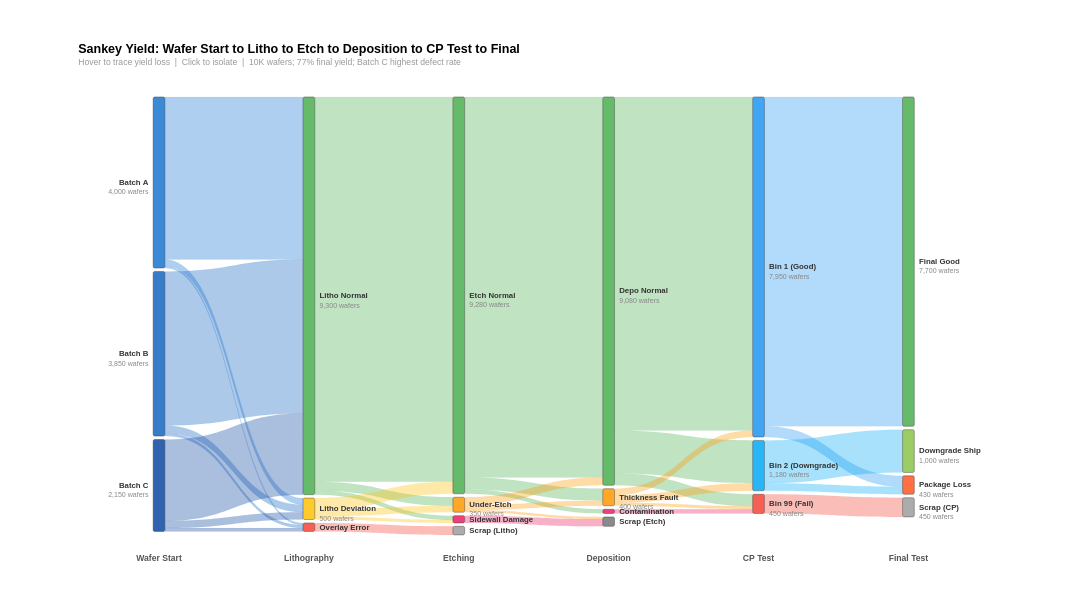

Describe this chart as a Vega-Lite specification.
### Vega specification from a JSON file in a GitHub repository (floating-point values rounded to 4 significant figures)
{"$schema": "https://vega.github.io/schema/vega/v5.json", "description": "Semiconductor Yield Analysis Sankey — Wafer to Die Flow (Data-Driven Architecture)", "width": 1150, "height": 560, "padding": {"left": 100, "right": 140, "top": 55, "bottom": 50}, "background": "white", "_metadata": {"chart_type": "sankey_multi_stage", "title": "Sankey Semiconductor Yield Analysis", "topic": "semiconductor_yield", "architecture": "data-driven layout via Vega transform pipeline", "value_unit": "Wafer count", "notes": "10,000 wafers → 77% final yield; Batch C has highest overlay error rate (3.7%); CP Bin99 captures 4.5% defects"}, "signals": [{"name": "nodeWidth", "value": 15}, {"name": "nodeGap", "value": 80}, {"name": "threshold", "value": 0, "bind": {"input": "range", "min": 0, "max": 500, "step": 50, "name": "Min Flow (wafers): "}}, {"name": "nodeHover", "value": null, "on": [{"events": "@nodeRect:mouseover", "update": "datum.name"}, {"events": "@nodeRect:mouseout", "update": "null"}]}, {"name": "edgeHover", "value": null, "on": [{"events": "@edgeMark:mouseover", "update": "datum.linkId"}, {"events": "@edgeMark:mouseout", "update": "null"}]}, {"name": "selectedNode", "value": null, "on": [{"events": "@nodeRect:click!", "update": "selectedNode === datum.name ? null : datum.name"}, {"events": [{"type": "click", "markname": "resetBtn"}, {"type": "dblclick"}], "update": "null"}]}], "data": [{"name": "rawLinks", "values": [{"source": "Batch A", "target": "Litho Normal", "value": 3800}, {"source": "Batch A", "target": "Litho Deviation", "value": 150}, {"source": "Batch A", "target": "Overlay Error", "value": 50}, {"source": "Batch B", "target": "Litho Normal", "value": 3600}, {"source": "Batch B", "target": "Litho Deviation", "value": 180}, {"source": "Batch B", "target": "Overlay Error", "value": 70}, {"source": "Batch C", "target": "Litho Normal", "value": 1900}, {"source": "Batch C", "target": "Litho Deviation", "value": 170}, {"source": "Batch C", "target": "Overlay Error", "value": 80}, {"source": "Litho Normal", "target": "Etch Normal", "value": 9000}, {"source": "Litho Normal", "target": "Under-Etch", "value": 200}, {"source": "Litho Normal", "target": "Sidewall Damage", "value": 100}, {"source": "Litho Deviation", "target": "Etch Normal", "value": 280}, {"source": "Litho Deviation", "target": "Under-Etch", "value": 150}, {"source": "Litho Deviation", "target": "Sidewall Damage", "value": 70}, {"source": "Overlay Error", "target": "Scrap (Litho)", "value": 200}, {"source": "Etch Normal", "target": "Depo Normal", "value": 8900}, {"source": "Etch Normal", "target": "Thickness Fault", "value": 280}, {"source": "Etch Normal", "target": "Contamination", "value": 100}, {"source": "Under-Etch", "target": "Depo Normal", "value": 180}, {"source": "Under-Etch", "target": "Thickness Fault", "value": 120}, {"source": "Under-Etch", "target": "Scrap (Etch)", "value": 50}, {"source": "Sidewall Damage", "target": "Scrap (Etch)", "value": 170}, {"source": "Depo Normal", "target": "Bin 1 (Good)", "value": 7800}, {"source": "Depo Normal", "target": "Bin 2 (Downgrade)", "value": 1000}, {"source": "Depo Normal", "target": "Bin 99 (Fail)", "value": 280}, {"source": "Thickness Fault", "target": "Bin 1 (Good)", "value": 150}, {"source": "Thickness Fault", "target": "Bin 2 (Downgrade)", "value": 180}, {"source": "Thickness Fault", "target": "Bin 99 (Fail)", "value": 70}, {"source": "Contamination", "target": "Bin 99 (Fail)", "value": 100}, {"source": "Bin 1 (Good)", "target": "Final Good", "value": 7700}, {"source": "Bin 1 (Good)", "target": "Package Loss", "value": 250}, {"source": "Bin 2 (Downgrade)", "target": "Downgrade Ship", "value": 1000}, {"source": "Bin 2 (Downgrade)", "target": "Package Loss", "value": 180}, {"source": "Bin 99 (Fail)", "target": "Scrap (CP)", "value": 450}]}, {"name": "nodeConfig", "values": [{"name": "Batch A", "depth": 0, "order": 0}, {"name": "Batch B", "depth": 0, "order": 1}, {"name": "Batch C", "depth": 0, "order": 2}, {"name": "Litho Normal", "depth": 1, "order": 0}, {"name": "Litho Deviation", "depth": 1, "order": 1}, {"name": "Overlay Error", "depth": 1, "order": 2}, {"name": "Etch Normal", "depth": 2, "order": 0}, {"name": "Under-Etch", "depth": 2, "order": 1}, {"name": "Sidewall Damage", "depth": 2, "order": 2}, {"name": "Scrap (Litho)", "depth": 2, "order": 3}, {"name": "Depo Normal", "depth": 3, "order": 0}, {"name": "Thickness Fault", "depth": 3, "order": 1}, {"name": "Contamination", "depth": 3, "order": 2}, {"name": "Scrap (Etch)", "depth": 3, "order": 3}, {"name": "Bin 1 (Good)", "depth": 4, "order": 0}, {"name": "Bin 2 (Downgrade)", "depth": 4, "order": 1}, {"name": "Bin 99 (Fail)", "depth": 4, "order": 2}, {"name": "Final Good", "depth": 5, "order": 0}, {"name": "Downgrade Ship", "depth": 5, "order": 1}, {"name": "Package Loss", "depth": 5, "order": 2}, {"name": "Scrap (CP)", "depth": 5, "order": 3}]}, {"name": "depthLabelsData", "values": [{"depth": 0, "label": "Wafer Start"}, {"depth": 1, "label": "Lithography"}, {"depth": 2, "label": "Etching"}, {"depth": 3, "label": "Deposition"}, {"depth": 4, "label": "CP Test"}, {"depth": 5, "label": "Final Test"}]}, {"name": "filteredLinks", "source": "rawLinks", "transform": [{"type": "filter", "expr": "datum.value >= threshold"}, {"type": "formula", "expr": "datum.source + ' → ' + datum.target", "as": "linkId"}]}, {"name": "linksWithOrder", "source": "filteredLinks", "transform": [{"type": "lookup", "from": "nodeConfig", "key": "name", "fields": ["source"], "as": ["srcConfig"]}, {"type": "lookup", "from": "nodeConfig", "key": "name", "fields": ["target"], "as": ["tgtConfig"]}, {"type": "formula", "expr": "datum.srcConfig.order", "as": "srcOrder"}, {"type": "formula", "expr": "datum.tgtConfig.order", "as": "tgtOrder"}, {"type": "formula", "expr": "datum.srcConfig.depth", "as": "srcDepth"}, {"type": "formula", "expr": "datum.tgtConfig.depth", "as": "tgtDepth"}]}, {"name": "outTotals", "source": "linksWithOrder", "transform": [{"type": "aggregate", "groupby": ["source"], "fields": ["value"], "ops": ["sum"], "as": ["totalOut"]}]}, {"name": "inTotals", "source": "linksWithOrder", "transform": [{"type": "aggregate", "groupby": ["target"], "fields": ["value"], "ops": ["sum"], "as": ["totalIn"]}]}, {"name": "nodePositions", "source": "nodeConfig", "transform": [{"type": "lookup", "from": "outTotals", "key": "source", "fields": ["name"], "as": ["outInfo"]}, {"type": "lookup", "from": "inTotals", "key": "target", "fields": ["name"], "as": ["inInfo"]}, {"type": "formula", "expr": "datum.outInfo ? datum.outInfo.totalOut : 0", "as": "totalOut"}, {"type": "formula", "expr": "datum.inInfo ? datum.inInfo.totalIn : 0", "as": "totalIn"}, {"type": "formula", "expr": "max(datum.totalOut, datum.totalIn)", "as": "total"}, {"type": "filter", "expr": "datum.total > 0"}, {"type": "stack", "groupby": ["depth"], "sort": {"field": "order", "order": "ascending"}, "field": "total"}, {"type": "window", "groupby": ["depth"], "sort": {"field": "order", "order": "ascending"}, "ops": ["row_number"], "as": ["rankInDepth"]}, {"type": "formula", "expr": "datum.y0 + (datum.rankInDepth - 1) * nodeGap", "as": "y0g"}, {"type": "formula", "expr": "datum.y1 + (datum.rankInDepth - 1) * nodeGap", "as": "y1g"}]}, {"name": "sourceStacked", "source": "linksWithOrder", "transform": [{"type": "window", "groupby": ["source"], "sort": {"field": "tgtOrder", "order": "ascending"}, "ops": ["sum"], "fields": ["value"], "frame": [null, 0], "as": ["srcCumEnd"]}, {"type": "formula", "expr": "datum.srcCumEnd - datum.value", "as": "srcCumStart"}]}, {"name": "targetStacked", "source": "linksWithOrder", "transform": [{"type": "window", "groupby": ["target"], "sort": {"field": "srcOrder", "order": "ascending"}, "ops": ["sum"], "fields": ["value"], "frame": [null, 0], "as": ["tgtCumEnd"]}, {"type": "formula", "expr": "datum.tgtCumEnd - datum.value", "as": "tgtCumStart"}]}, {"name": "edges", "source": "sourceStacked", "transform": [{"type": "lookup", "from": "targetStacked", "key": "linkId", "fields": ["linkId"], "as": ["tgtInfo"]}, {"type": "formula", "expr": "datum.tgtInfo ? datum.tgtInfo.tgtCumStart : 0", "as": "tgtCumStart"}, {"type": "formula", "expr": "datum.tgtInfo ? datum.tgtInfo.tgtCumEnd : datum.value", "as": "tgtCumEnd"}, {"type": "lookup", "from": "nodePositions", "key": "name", "fields": ["source"], "as": ["srcNode"]}, {"type": "lookup", "from": "nodePositions", "key": "name", "fields": ["target"], "as": ["tgtNode"]}, {"type": "filter", "expr": "datum.srcNode && datum.tgtNode"}, {"type": "formula", "expr": "datum.srcNode.y0g + datum.srcCumStart", "as": "absSy0"}, {"type": "formula", "expr": "datum.srcNode.y0g + datum.srcCumEnd", "as": "absSy1"}, {"type": "formula", "expr": "datum.tgtNode.y0g + datum.tgtCumStart", "as": "absTy0"}, {"type": "formula", "expr": "datum.tgtNode.y0g + datum.tgtCumEnd", "as": "absTy1"}, {"type": "formula", "expr": "datum.srcNode.total > 0 ? datum.value / datum.srcNode.total : 0", "as": "srcPct"}, {"type": "formula", "expr": "datum.tgtNode.total > 0 ? datum.value / datum.tgtNode.total : 0", "as": "tgtPct"}]}], "scales": [{"name": "x", "type": "point", "range": "width", "domain": [0, 1, 2, 3, 4, 5], "padding": 0.5}, {"name": "y", "type": "linear", "range": [0, {"signal": "height"}], "domain": {"data": "nodePositions", "field": "y1g"}}, {"name": "color", "type": "ordinal", "domain": {"data": "nodeConfig", "field": "name"}, "range": ["#1976D2", "#1565C0", "#0D47A1", "#4CAF50", "#FFC107", "#F44336", "#4CAF50", "#FF9800", "#E91E63", "#9E9E9E", "#4CAF50", "#FF9800", "#E91E63", "#757575", "#2196F3", "#03A9F4", "#F44336", "#4CAF50", "#8BC34A", "#FF5722", "#9E9E9E"]}], "marks": [{"type": "path", "name": "edgeMark", "from": {"data": "edges"}, "encode": {"update": {"path": {"signal": "'M' + (scale('x', datum.srcDepth) + nodeWidth) + ',' + scale('y', datum.absSy0) + ' C' + ((scale('x', datum.srcDepth) + nodeWidth + scale('x', datum.tgtDepth)) / 2) + ',' + scale('y', datum.absSy0) + ' ' + ((scale('x', datum.srcDepth) + nodeWidth + scale('x', datum.tgtDepth)) / 2) + ',' + scale('y', datum.absTy0) + ' ' + scale('x', datum.tgtDepth) + ',' + scale('y', datum.absTy0) + ' L' + scale('x', datum.tgtDepth) + ',' + scale('y', datum.absTy1) + ' C' + ((scale('x', datum.srcDepth) + nodeWidth + scale('x', datum.tgtDepth)) / 2) + ',' + scale('y', datum.absTy1) + ' ' + ((scale('x', datum.srcDepth) + nodeWidth + scale('x', datum.tgtDepth)) / 2) + ',' + scale('y', datum.absSy1) + ' ' + (scale('x', datum.srcDepth) + nodeWidth) + ',' + scale('y', datum.absSy1) + ' Z'"}, "fill": {"scale": "color", "field": "source"}, "fillOpacity": {"signal": "selectedNode ? (datum.source === selectedNode || datum.target === selectedNode ? 0.65 : 0.04) : nodeHover ? (datum.source === nodeHover || datum.target === nodeHover ? 0.65 : 0.08) : edgeHover === datum.linkId ? 0.75 : 0.35"}, "stroke": {"scale": "color", "field": "source"}, "strokeWidth": {"value": 0.5}, "strokeOpacity": {"signal": "selectedNode ? (datum.source === selectedNode || datum.target === selectedNode ? 0.4 : 0) : nodeHover ? (datum.source === nodeHover || datum.target === nodeHover ? 0.4 : 0) : edgeHover === datum.linkId ? 0.5 : 0.1"}, "tooltip": {"signal": "datum.source + ' → ' + datum.target + ': ' + format(datum.value, ',d') + ' wafers (' + format(datum.srcPct, '.0%') + ' of ' + datum.source + ')'"}, "cursor": {"value": "pointer"}}, "hover": {"fillOpacity": {"value": 0.8}}}}, {"type": "rect", "name": "nodeRect", "from": {"data": "nodePositions"}, "encode": {"enter": {"width": {"signal": "nodeWidth"}, "cornerRadius": {"value": 2}}, "update": {"x": {"scale": "x", "field": "depth"}, "y": {"scale": "y", "field": "y0g"}, "y2": {"scale": "y", "field": "y1g"}, "fill": {"scale": "color", "field": "name"}, "stroke": {"value": "#333"}, "strokeWidth": {"signal": "selectedNode === datum.name || nodeHover === datum.name ? 2 : 0.5"}, "fillOpacity": {"signal": "selectedNode ? (datum.name === selectedNode ? 1 : 0.25) : nodeHover === datum.name ? 1 : 0.85"}, "tooltip": {"signal": "datum.name + ': ' + format(datum.total, ',d') + ' wafers'"}, "cursor": {"value": "pointer"}}}}, {"type": "text", "from": {"data": "nodePositions"}, "interactive": false, "encode": {"update": {"x": {"signal": "datum.depth === 0 ? scale('x', datum.depth) - 6 : scale('x', datum.depth) + nodeWidth + 6"}, "y": {"signal": "(scale('y', datum.y0g) + scale('y', datum.y1g)) / 2"}, "align": {"signal": "datum.depth === 0 ? 'right' : 'left'"}, "text": {"field": "name"}, "fontSize": {"value": 10}, "fontWeight": {"value": "bold"}, "fill": {"value": "#333"}, "baseline": {"value": "middle"}, "opacity": {"signal": "selectedNode ? (datum.name === selectedNode ? 1 : 0.25) : 1"}}}}, {"type": "text", "from": {"data": "nodePositions"}, "interactive": false, "encode": {"update": {"x": {"signal": "datum.depth === 0 ? scale('x', datum.depth) - 6 : scale('x', datum.depth) + nodeWidth + 6"}, "y": {"signal": "(scale('y', datum.y0g) + scale('y', datum.y1g)) / 2 + 12"}, "align": {"signal": "datum.depth === 0 ? 'right' : 'left'"}, "text": {"signal": "abs(scale('y', datum.y0g) - scale('y', datum.y1g)) > 18 ? '' + format(datum.total, ',d') + ' wafers' : ''"}, "fontSize": {"value": 9}, "fill": {"value": "#888"}, "baseline": {"value": "middle"}, "opacity": {"signal": "selectedNode ? (datum.name === selectedNode ? 1 : 0.25) : 1"}}}}, {"type": "text", "from": {"data": "depthLabelsData"}, "interactive": false, "encode": {"enter": {"x": {"signal": "scale('x', datum.depth) + nodeWidth / 2"}, "y": {"signal": "height + 25"}, "text": {"field": "label"}, "fontSize": {"value": 11}, "fontWeight": {"value": "bold"}, "fill": {"value": "#555"}, "baseline": {"value": "top"}, "align": {"value": "center"}}}}, {"type": "group", "data": [{"name": "showResetData", "values": [{}], "transform": [{"type": "filter", "expr": "selectedNode"}]}], "encode": {"enter": {"xc": {"signal": "width / 2"}, "y": {"value": -35}, "width": {"value": 100}, "height": {"value": 26}}}, "marks": [{"type": "group", "name": "resetBtn", "from": {"data": "showResetData"}, "encode": {"enter": {"cornerRadius": {"value": 5}, "fill": {"value": "#f5f5f5"}, "stroke": {"value": "#bbb"}, "strokeWidth": {"value": 1.5}, "height": {"field": {"group": "height"}}, "width": {"field": {"group": "width"}}, "cursor": {"value": "pointer"}}, "update": {"opacity": {"value": 1}}, "hover": {"opacity": {"value": 0.7}}}, "marks": [{"type": "text", "interactive": false, "encode": {"enter": {"xc": {"field": {"group": "width"}, "mult": 0.5}, "yc": {"field": {"group": "height"}, "mult": 0.5, "offset": 1}, "align": {"value": "center"}, "baseline": {"value": "middle"}, "fontWeight": {"value": "bold"}, "fontSize": {"value": 11}, "text": {"value": "Show All"}, "fill": {"value": "#555"}}}}]}]}], "title": {"text": "Sankey Yield: Wafer Start to Litho to Etch to Deposition to CP Test to Final", "subtitle": "Hover to trace yield loss  |  Click to isolate  |  10K wafers; 77% final yield; Batch C highest defect rate", "fontSize": 16, "subtitleFontSize": 11, "subtitleColor": "#999", "anchor": "start"}}
